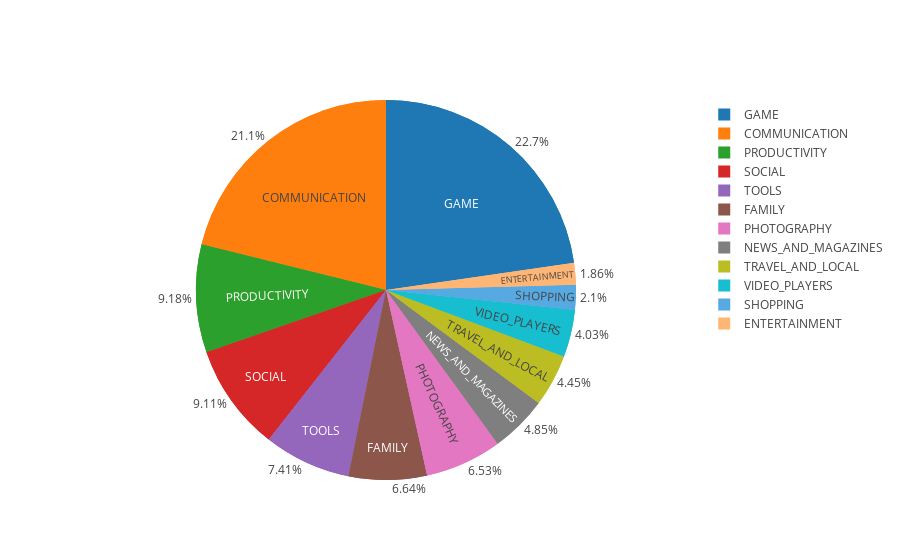

Write notebook code for a chart like this one.
### Code cell
import plotly.offline as off
import plotly.graph_objs as go
off.init_notebook_mode(connected = True)

cat_eda = data.groupby(['Category']).agg({'Installs':'sum'})
cat_eda.sort_values('Installs', ascending=False, inplace=True)
cat_eda = cat_eda.head(12)
labels = cat_eda.index
values = cat_eda.Installs

common_props = dict(labels=labels,
                    values=values,)

trace1 = go.Pie(
    **common_props,
    textinfo='percent',
    textposition='outside')

trace2 = go.Pie(
    **common_props,
    textinfo='label',
    textposition='inside')

off.iplot([trace1, trace2], filename='basic_pie_chart')

### Figure 1 — Plotly figure (JSON) as saved in the notebook; plotly's stock layout.template omitted (floating-point values rounded to 4 significant figures)
{"data": [{"labels": ["GAME", "COMMUNICATION", "PRODUCTIVITY", "SOCIAL", "TOOLS", "FAMILY", "PHOTOGRAPHY", "NEWS_AND_MAGAZINES", "TRAVEL_AND_LOCAL", "VIDEO_PLAYERS", "SHOPPING", "ENTERTAINMENT"], "textinfo": "percent", "textposition": "outside", "type": "pie", "uid": "3b8b4af0-aefc-41c7-9843-346b1e3df3cc", "values": [35085862717, 32647241530, 14176070180, 14069841475, 11450174500, 10257651590, 10088243130, 7496210650, 6868859300, 6221897200, 3247831540, 2869160000]}, {"labels": ["GAME", "COMMUNICATION", "PRODUCTIVITY", "SOCIAL", "TOOLS", "FAMILY", "PHOTOGRAPHY", "NEWS_AND_MAGAZINES", "TRAVEL_AND_LOCAL", "VIDEO_PLAYERS", "SHOPPING", "ENTERTAINMENT"], "textinfo": "label", "textposition": "inside", "type": "pie", "uid": "77e8c45b-64bf-4b6d-8928-858833f72395", "values": [35085862717, 32647241530, 14176070180, 14069841475, 11450174500, 10257651590, 10088243130, 7496210650, 6868859300, 6221897200, 3247831540, 2869160000]}], "layout": {}}
